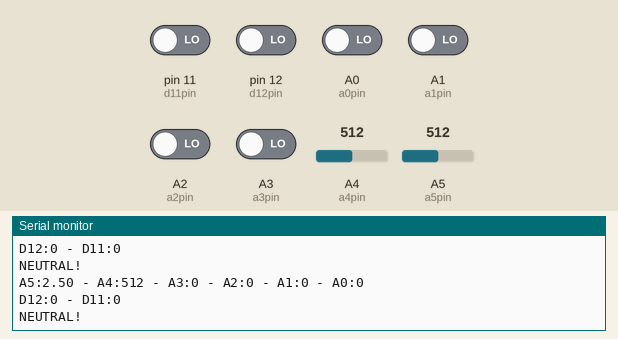
The sketch below on a simulated Arduino Uno, built with avr-gcc and run on an emulated ATmega328P. On the bench: the last lines printed to the serial monitor. Inputs (shaded band) come from the test bench; at power-on: A0 (a0pin), A1 (a1pin), A2 (a2pin), A3 (a3pin), pin 11 (d11pin), pin 12 (d12pin) LOW, A4 (a4pin) = 512, A5 (a5pin) = 512.

Above: at 1.2 s.
1.3 s: pin 11 (d11pin) driven HIGH
At 1.8 s:
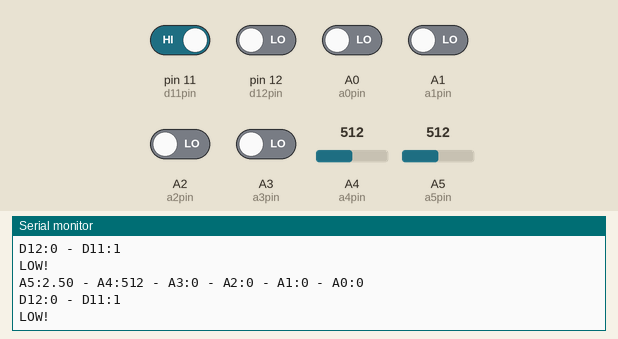
2.8 s: pin 12 (d12pin) driven HIGH
4.3 s: A0 (a0pin) driven HIGH
At 5.2 s:
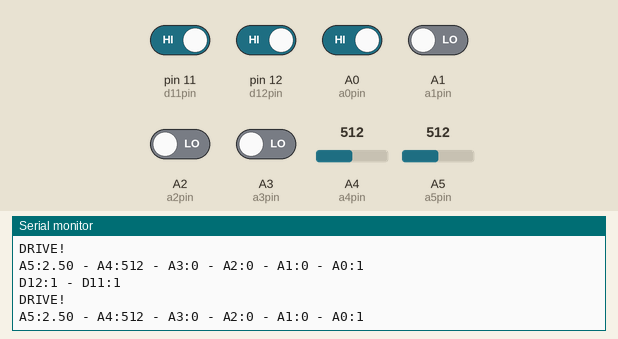
5.8 s: A2 (a2pin) driven HIGH
At 6.6 s:
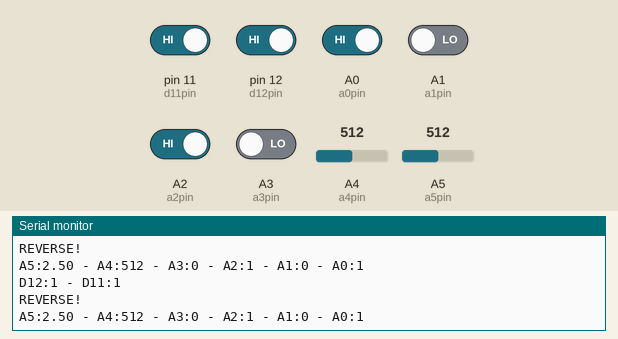
7.3 s: A3 (a3pin) driven HIGH
At 8.4 s:
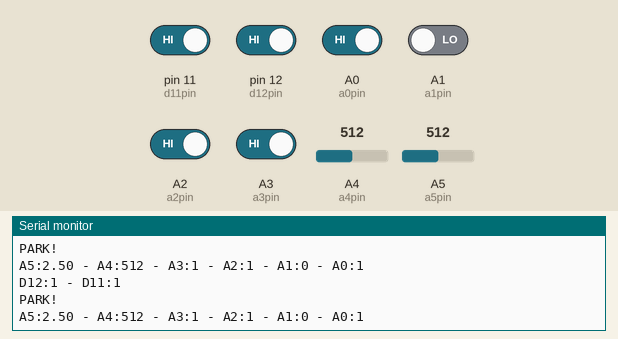
8.8 s: A4 (a4pin) set to 716
Timing chart, 0 to 9.8 s (numbered marks = the images above; inputs shaded):
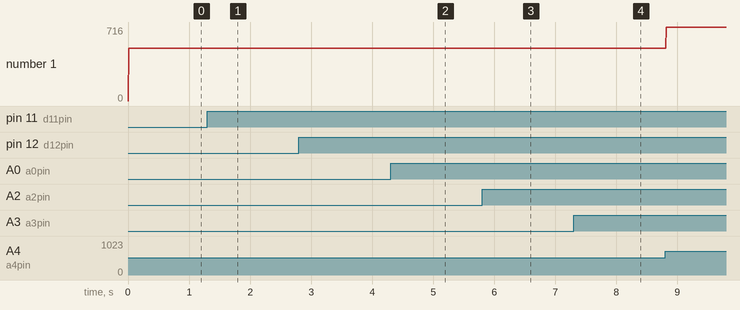

The sketch:

a340-transmission-controller.ino
```cpp
int d13pin = 13;
int d13value = 0;
int d12pin = 12;
int d12value = 0;
int d11pin = 11;
int d11value = 0;
int d10pin = 10;
int d10value = 0;

int a5pin = A5;
int a5value = 0;
int a4pin = A4;
int a4value = 0;
int a3pin = A3;
int a3value = 0;
int a2pin = A2;
int a2value = 0;
int a1pin = A1;
int a1value = 0;
int a0pin = A0;
int a0value = 0;


void setup() {
  Serial.begin(115200);
  pinMode(d13pin, INPUT);
  pinMode(d12pin, INPUT);
  pinMode(d11pin, INPUT);
  pinMode(d10pin, INPUT);
  //digitalWrite(d13value,0);
  pinMode(a5pin, INPUT);
  digitalWrite(a5pin,0);
  pinMode(a0pin, INPUT);
  digitalWrite(a0pin,0);
  pinMode(a4pin, INPUT);
  digitalWrite(a4pin,0);

}

void readAllPinValues(){

  // Read 2 analog pins as sensor inputs.
  // a5pin = Temp
  // a4pin = Pressure
  a5value = analogRead(a5pin);
  a4value = analogRead(a4pin);

  // Read the 6 digital pins that map to the
  // transmission selector switch.
  a3value = digitalRead(a3pin);
  a2value = digitalRead(a2pin);
  a1value = digitalRead(a1pin);
  a0value = digitalRead(a0pin);
  d12value = digitalRead(d12pin);
  d11value = digitalRead(d11pin);

  // R
}

void setTransmissionControllerOutputs() {

  /// INPUTS
  // A3 = Park
  // A2 = Reverse
  // A1 = Neutral - DEFAULT
  // A0 = Drive
  // D12 = Second
  // D11 = Low

  if (a3value == 1) { // Park
    Serial.println("PARK!");
    //digitalWrite(d12pin, 0); // A
    //digitalWrite(d11pin, 1); // B
    //digitalWrite(d10pin, 0); // C
  }
  else if (a2value == 1) { // Reverse
    Serial.println("REVERSE!");
    //digitalWrite(d12pin, 1); // A
    //digitalWrite(d11pin, 1); // B
    //digitalWrite(d10pin, 0); // C
  }
  else if (a0value == 1) { // Drive
     Serial.println("DRIVE!");
    //digitalWrite(d12pin, 0); // A
    //digitalWrite(d11pin, 1); // B
    //digitalWrite(d10pin, 1); // C
  }
  else if (d12value == 1) { // Second
     Serial.println("SECOND!");
    //digitalWrite(d12pin, 0); // A
    //digitalWrite(d11pin, 1); // B
    //digitalWrite(d10pin, 1); // C
  }
  else if (d11value == 1) { // L
     Serial.println("LOW!");
    //digitalWrite(d12pin, 1); // A
    //digitalWrite(d11pin, 0); // B
    //digitalWrite(d10pin, 0); // C
  }
  else {
     Serial.println("NEUTRAL!");
    //digitalWrite(d12pin, 0); // A
    //digitalWrite(d11pin, 0); // B
    //digitalWrite(d10pin, 0); // C
  }
}

void printAllInputValues() {
  Serial.print("A5:");
  Serial.print(a5value * (5.0 / 1023.0)); // print the voltage
  Serial.print(" - ");
  Serial.print("A4:");
  Serial.print(a4value);
  Serial.print(" - ");
  Serial.print("A3:");
  Serial.print(a3value);
  Serial.print(" - ");
  Serial.print("A2:");
  Serial.print(a2value);
  Serial.print(" - ");
  Serial.print("A1:");
  Serial.print(a1value);
  Serial.print(" - ");
  Serial.print("A0:");
  Serial.print(a0value);
  Serial.println();

  Serial.print("D12:");
  Serial.print(d12value);
  Serial.print(" - ");
  Serial.print("D11:");
  Serial.print(d11value);
  Serial.println();
}

void loop() {

  printAllInputValues();
  readAllPinValues();
  setTransmissionControllerOutputs();

  //val = digitalRead(d13pin);   // read the input pin
  //digitalWrite(d9pin, a5value);  // sets the LED to the button's value
  delay(10);
}
```

Measured:
- after the input at 1.3 s, the serial monitor: prints a new line at once (image 1)
- after the input at 4.3 s, the serial monitor: prints a new line at once (image 2)
- after the input at 5.8 s, the serial monitor: prints a new line at once (image 3)
- after the input at 7.3 s, the serial monitor: prints a new line at once (image 4)
- plotted number 1: 512 → 716 after the input at 8.8 s
